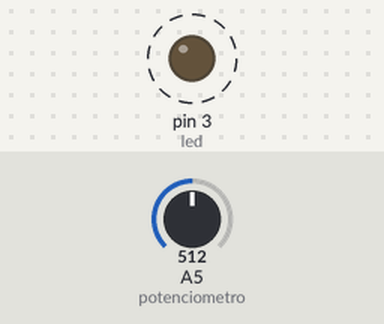
Simulated run of this sketch. Board: Arduino Uno, built with avr-gcc and run on an emulated ATmega328P. Shown: output pins drawn as LEDs (lit = HIGH). Dashed ring = blinking. Inputs (shaded band) come from the test bench; at power-on: A5 (potenciometro) = 512.

Above: at 1.8 s.
1.9 s: A5 (potenciometro) set to 0
At 2.4 s:
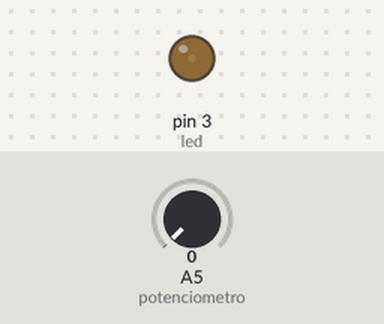
3.6 s: A5 (potenciometro) set to 122
At 3.9 s:
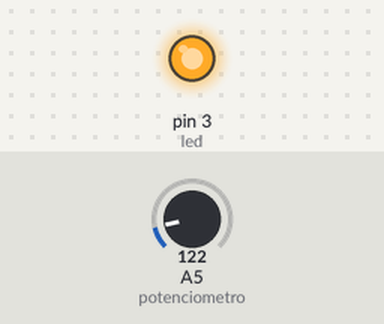
Timing chart, 0 to 13.1 s (numbered marks = the images above; inputs shaded):
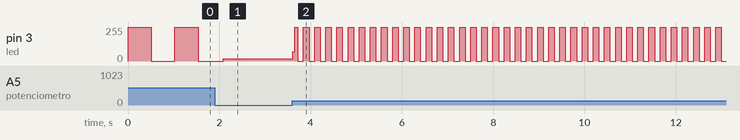

Measured:
- after the input at 3.6 s, pin 3 (led): 18/255 → 69/255 at once, then moves between 0/255 and 255/255, repeating every 0.24 s
- by itself, pin 3 (led): alternates 255/255 for 0.51 s and 0/255 for 0.51 s

The sketch:

PRG_1_3.ino
```cpp
// Declarando terminais, constantes e variáveis
int valor_pot = 0;
const int led = 3; // LED ligado ao pino D3
const int  potenciometro = A5; // Potenciômetro ligado ao pino analógico A5

// Configurações
void setup(){
  pinMode(led, OUTPUT);
}

// Código principal
void loop(){
    // Leitura do valor do potenciômetro
    valor_pot = analogRead(potenciometro);

    digitalWrite(led, HIGH);
    delay(valor_pot);

    digitalWrite(led, LOW);
    delay(valor_pot);
}
```
